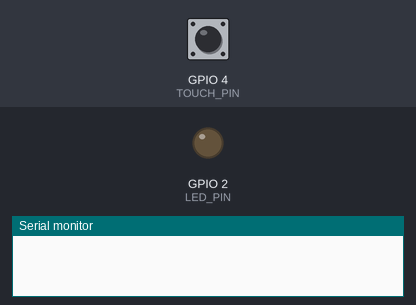
The sketch below on a simulated ESP32. On the bench: output pins drawn as LEDs (lit = HIGH), the last lines printed to the serial monitor. The inputs (shaded band) are chosen by the test bench; at power-on: GPIO 4 (TOUCH_PIN) HIGH.

Above: at 0.0 s.
At 1.1 s:
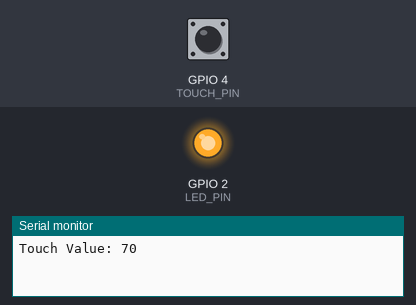
Timing chart, 0 to 2.6 s (numbered marks = the images above):
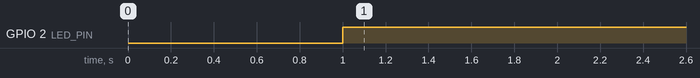

The sketch:

zisuo.ino
```cpp
// 定义触摸引脚 (T0对应GPIO4)
#define TOUCH_PIN 4
// 定义LED引脚 (ESP32 DevKit板载LED通常是GPIO2)
#define LED_PIN 2
// 中断模式设置：0为轮询模式，1为中断模式
#define EXT_ISR_MODE 0

// 阈值，需要通过串口监视器观察并调整
int threshold = 300;
// 触摸值
int touchValue;
// LED状态标记
bool ledState = false;
// 触摸防抖标记，防止长按反复翻转
bool isTouched = false;

void setup() {
  Serial.begin(115200);
  delay(1000); // 等待串口稳定

  pinMode(LED_PIN, OUTPUT);
  digitalWrite(LED_PIN, LOW); // 初始LED熄灭
}

void loop() {
  touchValue = touchRead(TOUCH_PIN);
  Serial.print("Touch Value: ");
  Serial.println(touchValue);

  // 检测到触摸 且 当前没有标记正在触摸（防抖）
  if (touchValue < threshold && !isTouched) {
    ledState = !ledState; // 翻转LED状态
    digitalWrite(LED_PIN, ledState);
    isTouched = true;    // 标记已触发触摸
    delay(150);          // 短暂防抖，避免抖动多次触发
  }
  // 松开触摸，清除触摸标记，允许下次切换
  else if (touchValue >= threshold && isTouched) {
    isTouched = false;
  }

  delay(100);
}
```

Measured:
- by itself, GPIO 2 (LED_PIN): LOW → HIGH at 1.0 s
